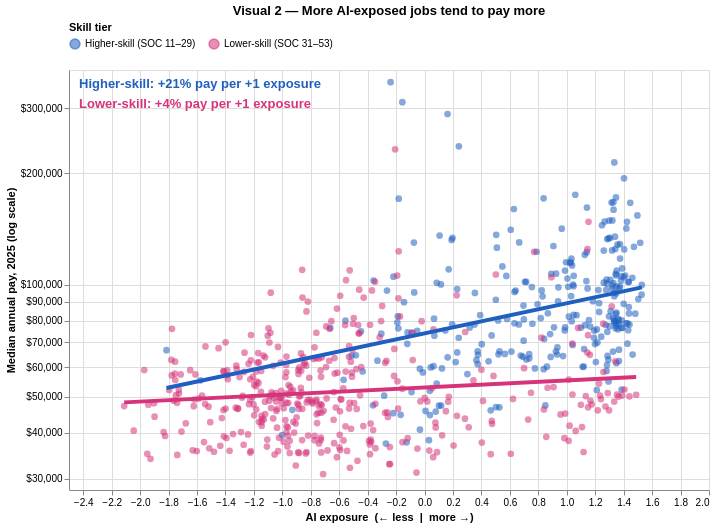

Write notebook code for a chart like this one.
### Markdown cell above
---
### Visual 2 — Do more exposed jobs pay more or less?
**What you're looking at:** Each dot is one occupation. Further right means more exposed to AI, and higher up means higher median pay (2025). Each skill tier has its own trend line.

**What to notice:** Both lines slope **upward**, so more exposed jobs pay more. The blue line is much steeper.

> **Key takeaway:** This is the opposite of the common belief that AI threatens low-paid work. In higher-skill jobs, each step up in exposure goes with **about 21% higher pay**, but in lower-skill jobs only **about 4%**. Because the two tiers behave so differently, we analyze them separately for the rest of the notebook.

*How to interact:* hover over a dot to see the job. Scroll to zoom, drag to pan, and click the legend to show one tier.

### Code cell
fits, labels = [], []
for tier, g in df.groupby('skill_tier'):
    slope, icpt = np.polyfit(g['AIOE'], g['log_wage'], 1)
    for x in (g['AIOE'].min(), g['AIOE'].max()):
        fits.append({'skill_tier': tier, 'AIOE': x, 'A_MEDIAN': np.exp(icpt + slope * x)})
    labels.append({'skill_tier': tier, 'AIOE': g['AIOE'].max(), 'A_MEDIAN': np.exp(icpt + slope * g['AIOE'].max()),
                   'label': f'{100 * (np.exp(slope) - 1):+.0f}% pay per +1 exposure'})

pick = alt.selection_point(fields=['skill_tier'], bind='legend')
y = alt.Y('A_MEDIAN:Q', scale=alt.Scale(type='log', domain=[28000, 380000]), title='Median annual pay, 2025 (log scale)', axis=alt.Axis(format='$,.0f'))
dots = alt.Chart(df).mark_circle(size=45, clip=True).encode(
    x=alt.X('AIOE:Q', title='AI exposure  (← less  |  more →)'), y=y, color=tier_color(),
    opacity=alt.condition(pick, alt.value(0.55), alt.value(0.05)),
    tooltip=[alt.Tooltip('occupation:N', title='Job'), alt.Tooltip('AIOE:Q', title='Exposure', format='+.2f'),
             alt.Tooltip('A_MEDIAN:Q', title='Median pay', format='$,.0f')],
).add_params(pick, alt.selection_interval(bind='scales'))
lines = alt.Chart(pd.DataFrame(fits)).mark_line(size=4).encode(x='AIOE:Q', y=y, color=tier_color(False))
lab = pd.DataFrame(labels)
lab['label'] = np.where(lab['skill_tier'] == HI, 'Higher-skill: ', 'Lower-skill: ') + lab['label']
lab['ypix'] = np.where(lab['skill_tier'] == HI, 14, 34)
text = alt.Chart(lab).mark_text(align='left', x=10, fontWeight='bold', fontSize=13).encode(
    y=alt.Y('ypix:Q', scale=None), text='label:N', color=tier_color(False))

visual2 = (dots + lines + text).properties(width=640, height=420,
                                           title='Visual 2 — More AI-exposed jobs tend to pay more')
visual2

### Figure 1 — Vega-Lite specification as saved in the notebook (floating-point values rounded to 4 significant figures; data arrays with more than 128 entries replaced by an {"elided": "..."} marker saying what was removed)
{"config": {"view": {"continuousWidth": 300, "continuousHeight": 300}}, "layer": [{"data": {"name": "data-ce9e1a80752f62f2262d3f2b586ebb21"}, "mark": {"type": "circle", "clip": true, "size": 45}, "encoding": {"color": {"field": "skill_tier", "legend": {"orient": "top", "title": "Skill tier"}, "scale": {"domain": ["Higher-skill (SOC 11–29)", "Lower-skill (SOC 31–53)"], "range": ["#1f5fbf", "#d6337a"]}, "type": "nominal"}, "opacity": {"condition": {"param": "param_3ce20138b5fd941d", "value": 0.55}, "value": 0.05}, "tooltip": [{"field": "occupation", "title": "Job", "type": "nominal"}, {"field": "AIOE", "format": "+.2f", "title": "Exposure", "type": "quantitative"}, {"field": "A_MEDIAN", "format": "$,.0f", "title": "Median pay", "type": "quantitative"}], "x": {"field": "AIOE", "title": "AI exposure  (← less  |  more →)", "type": "quantitative"}, "y": {"axis": {"format": "$,.0f"}, "field": "A_MEDIAN", "scale": {"domain": [28000, 380000], "type": "log"}, "title": "Median annual pay, 2025 (log scale)", "type": "quantitative"}}, "name": "view_2eceea12423723e2_0"}, {"data": {"name": "data-3efc87b8803d51080a894b9cfec9b811"}, "mark": {"type": "line", "size": 4}, "encoding": {"color": {"field": "skill_tier", "legend": null, "scale": {"domain": ["Higher-skill (SOC 11–29)", "Lower-skill (SOC 31–53)"], "range": ["#1f5fbf", "#d6337a"]}, "type": "nominal"}, "x": {"field": "AIOE", "type": "quantitative"}, "y": {"axis": {"format": "$,.0f"}, "field": "A_MEDIAN", "scale": {"domain": [28000, 380000], "type": "log"}, "title": "Median annual pay, 2025 (log scale)", "type": "quantitative"}}}, {"data": {"name": "data-0c9b9255f5fc731096136033443a0ada"}, "mark": {"type": "text", "align": "left", "fontSize": 13, "fontWeight": "bold", "x": 10}, "encoding": {"color": {"field": "skill_tier", "legend": null, "scale": {"domain": ["Higher-skill (SOC 11–29)", "Lower-skill (SOC 31–53)"], "range": ["#1f5fbf", "#d6337a"]}, "type": "nominal"}, "text": {"field": "label", "type": "nominal"}, "y": {"field": "ypix", "scale": null, "type": "quantitative"}}}], "height": 420, "params": [{"name": "param_3ce20138b5fd941d", "select": {"type": "point", "fields": ["skill_tier"]}, "bind": "legend", "views": ["view_2eceea12423723e2_0"]}, {"name": "param_f268f798f41c853e", "select": {"type": "interval"}, "bind": "scales", "views": ["view_2eceea12423723e2_0"]}], "title": "Visual 2 — More AI-exposed jobs tend to pay more", "width": 640, "$schema": "https://vega.github.io/schema/vega-lite/v6.4.1.json", "datasets": {"data-ce9e1a80752f62f2262d3f2b586ebb21": {"elided": "670 records"}, "data-3efc87b8803d51080a894b9cfec9b811": [{"skill_tier": "Higher-skill (SOC 11–29)", "AIOE": -1.814, "A_MEDIAN": 52770.0}, {"skill_tier": "Higher-skill (SOC 11–29)", "AIOE": 1.528, "A_MEDIAN": 98550.0}, {"skill_tier": "Lower-skill (SOC 31–53)", "AIOE": -2.112, "A_MEDIAN": 48250.0}, {"skill_tier": "Lower-skill (SOC 31–53)", "AIOE": 1.488, "A_MEDIAN": 56510.0}], "data-0c9b9255f5fc731096136033443a0ada": [{"skill_tier": "Higher-skill (SOC 11–29)", "AIOE": 1.528, "A_MEDIAN": 98550.0, "label": "Higher-skill: +21% pay per +1 exposure", "ypix": 14}, {"skill_tier": "Lower-skill (SOC 31–53)", "AIOE": 1.488, "A_MEDIAN": 56510.0, "label": "Lower-skill: +4% pay per +1 exposure", "ypix": 34}]}}
